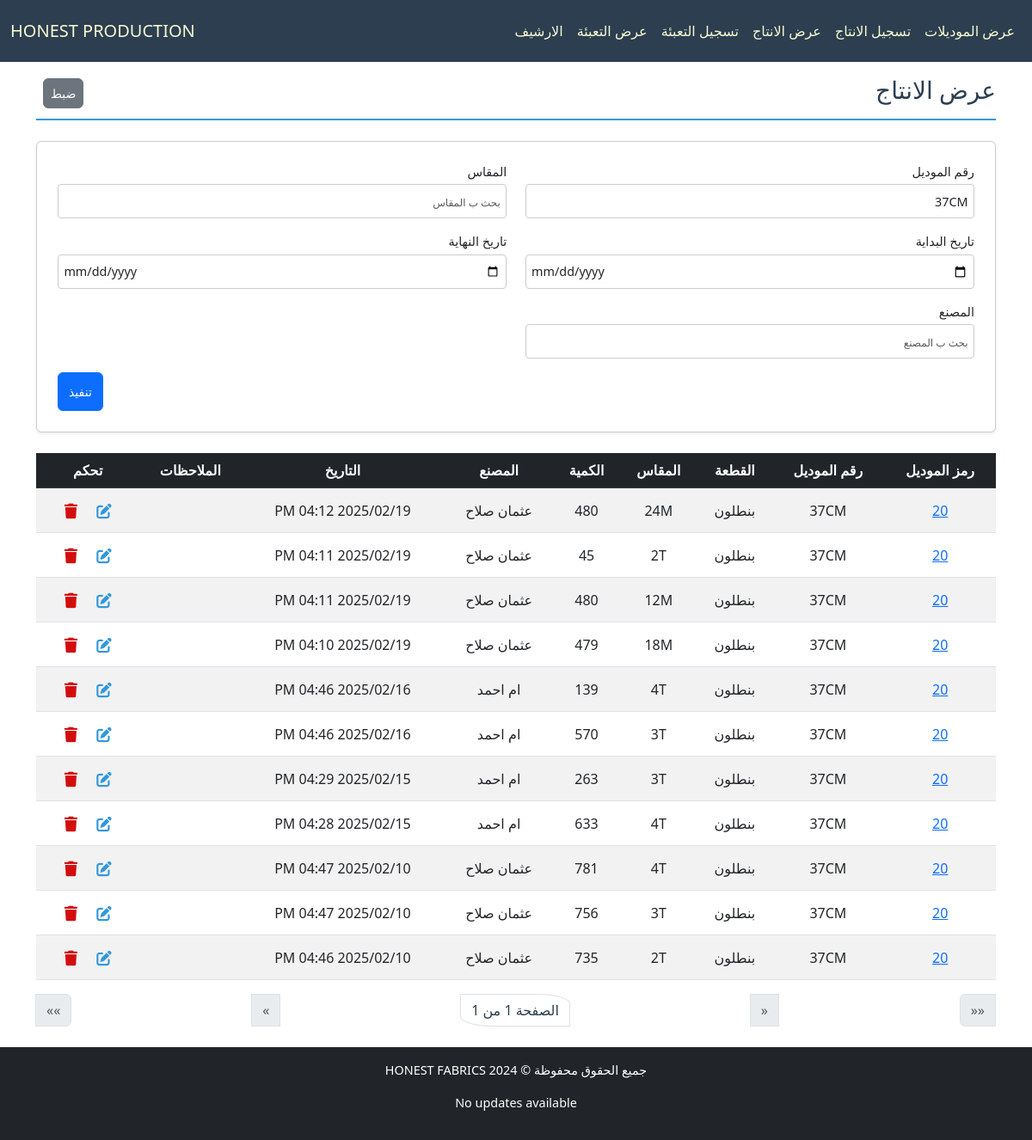
/production/production-list?model_number=37CM, run on an earlier commit of the app's database.
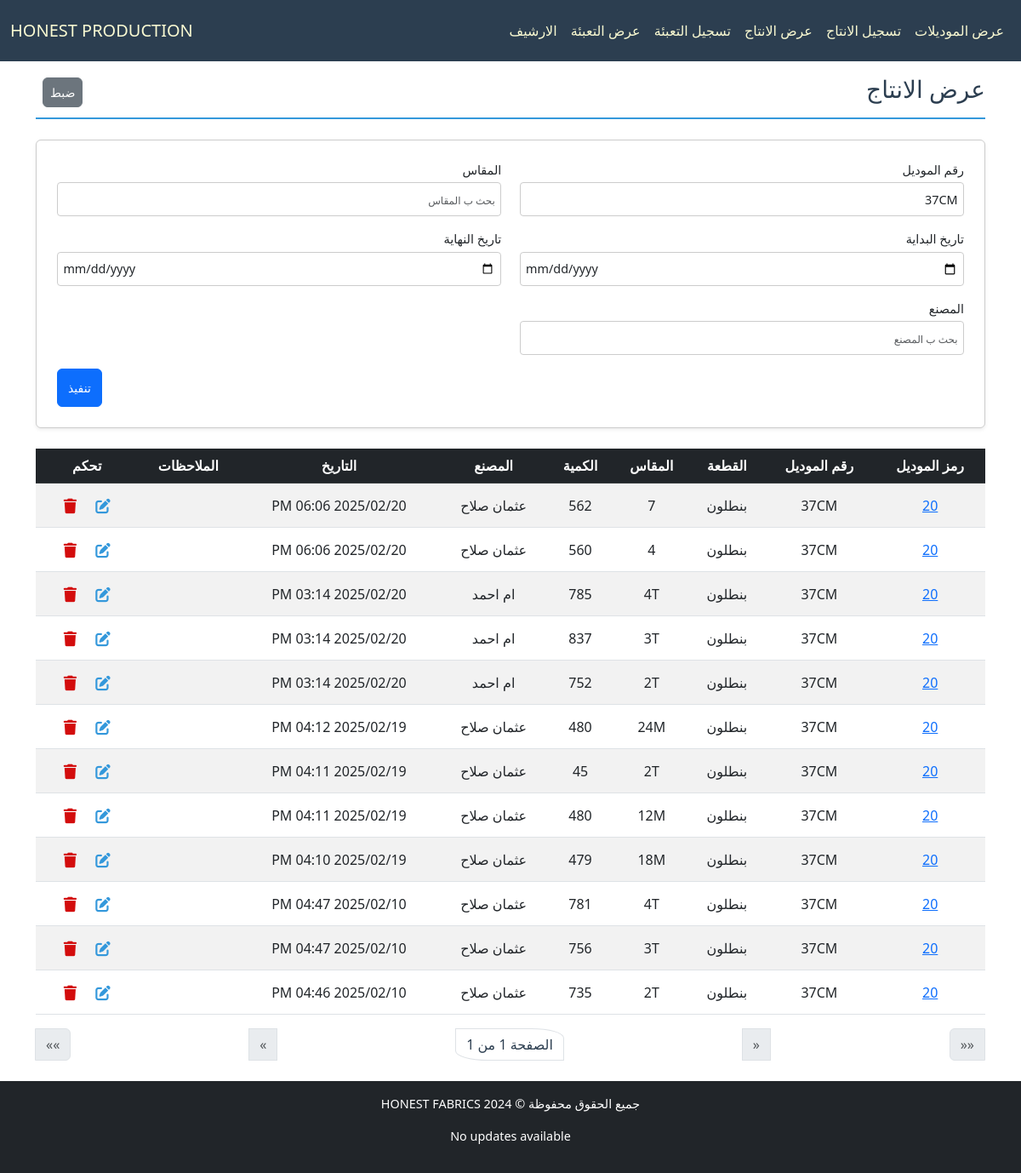
And on a later commit of the database.
### production/models.py (models this page shows, shortened)
class ProductionPiece(models.Model):
    piece = models.ForeignKey(Piece, verbose_name="القطعة", on_delete=models.CASCADE, related_name="productions")
    created_at = models.DateTimeField(verbose_name="تاريخ الإنشاء", default=now)
    used_amount = models.IntegerField(verbose_name="الكمية للانتاج", default=0, blank=True)
    factory = models.CharField(max_length=50, verbose_name="المصنع", blank=True)
    comment = models.CharField(max_length=100, verbose_name="الملاحظات", blank=True)
    class Meta:
        ordering = ['-created_at']

class Piece(models.Model):
    model = models.ForeignKey(Model, verbose_name="الموديل", on_delete=models.CASCADE, related_name="pieces")
    type = models.CharField(max_length=50, verbose_name="النوع", blank=True)
    size = models.CharField(max_length=50, verbose_name="المقاس", blank=True)
    available_amount = models.IntegerField(verbose_name="الكمية المتبقية", blank=True, default=0)
    used_amount = models.IntegerField(verbose_name="الكمية المستخدمة", default=0, blank=True)
    class Meta:
        ordering = ['size', 'type']

class Model(models.Model):
    id = models.AutoField(primary_key=True, verbose_name="الرمز")
    model_number = models.CharField(max_length=50, verbose_name="رقم الموديل", unique=True)
    created_at = models.DateTimeField(verbose_name="تاريخ الإنشاء", default=now)
    ended_at = models.DateTimeField(verbose_name="تاريخ الانتهاء", blank=True, null=True)
    shipped_at = models.DateTimeField(verbose_name="تاريخ الشحن", blank=True, null=True)
    is_archive = models.BooleanField(default=False)
    is_shipped = models.BooleanField(default=False)
    available_carton = models.IntegerField(verbose_name="الكراتين المتبقية", blank=True, default=0)
    used_carton = models.IntegerField(verbose_name="الكراتين المستخدمة", blank=True, default=0)
    class Meta:
        ordering = ["-created_at"]

### production/views.py (the view)
# urls.py: path('production-list', ProductionListingView.as_view(), name='production_list_view'),
class ProductionListingView(ListView):
    template_name = "production/list_production.html"
    model = ProductionPiece
    paginate_by = 30
    filter_fields = ["model_number", "type", "size", "start_date", "end_date", "factory"]
    def parse_date(self, date_str):
        try:
            normalized_date = date_str.replace("\\", "/")
            return datetime.strptime(normalized_date, "%Y-%m-%d")
        except (ValueError, AttributeError):
            return None
    def get_queryset(self):
        queryset = super().get_queryset()
        filters = Q()
        model_number = self.request.GET.get("model_number")
        if model_number:
            filters &= Q(piece__model__model_number__icontains=model_number)
        size = self.request.GET.get("size")
        if size:
            filters &= Q(piece__size__icontains=size)
        type = self.request.GET.get("type")
        if type:
            filters &= Q(piece__type__icontains=type)
        factory = self.request.GET.get("factory")
        if factory:
            filters &= Q(factory__icontains=factory)
        start_date = self.parse_date(self.request.GET.get("start_date"))
        end_date = self.parse_date(self.request.GET.get("end_date"))
        if start_date:
            filters &= Q(created_at__gte=start_date)
        if end_date:
            filters &= Q(created_at__lte=end_date)
        return queryset.filter(filters)
    def get_context_data(self, **kwargs):
        context = super().get_context_data(**kwargs)
        context["filter_fields"] = [
            {"field_name": "model_number", "verbose_name": "رقم الموديل", "value": self.request.GET.get("model_number", "")},
            {"field_name": "size", "verbose_name": "المقاس", "value": self.request.GET.get("size", "")},
            {"field_name": "start_date", "verbose_name": "تاريخ البداية", "value": self.request.GET.get("start_date", "")},
            {"field_name": "end_date", "verbose_name": "تاريخ النهاية", "value": self.request.GET.get("end_date", "")},
            {"field_name": "factory", "verbose_name": "المصنع", "value": self.request.GET.get("factory", "")},
        ]
        return context

### production/templates/production/list_production.html (shortened to what the changed rows need)
{% extends "cloth/layout.html" %}
{% load math_filters %}
{% block body %}
    <div class="pt-4 section-title d-flex justify-content-between align-items-center">
        <h2>عرض الانتاج</h2>
    </div>
    <form method="get" class="filter-form-flex mb-4 p-4 rounded shadow-sm">
        {% for filter_field in filter_fields %}
        <div class="form-group mb-3">
            <label for="filter_{{ forloop.counter }}" class="form-label">{{ filter_field.verbose_name }}</label>
            <input
                type="{% if filter_field.field_name in 'start_date end_date' %}date{% else %}text{% endif %}"
                id="filter_{{ forloop.counter }}"
                name="{{ filter_field.field_name }}"
                placeholder="بحث ب {{ filter_field.verbose_name }}"
                class="form-control"
                value="{{ filter_field.value }}">
        </div>
        {% endfor %}
    </form>
    <div class="table-responsive">
        <table class="table table-striped table-hover">
            <thead class="table-dark">
                <tr>
                    <th>رمز الموديل</th>
                    <th>رقم الموديل</th>
                    <th>القطعة</th>
                    <th>المقاس</th>
                    <th>الكمية</th>
                    <th>المصنع</th>
                    <th>التاريخ</th>
                    <th>الملاحظات</th>
                    <th>تحكم</th>
                </tr>
            </thead>
            <tbody>
                {% for production_item in object_list %}
                <tr class="clickable-row" data-detail_url="{% url 'model_detail_view' production_item.piece.model.id %}">
                    <td>
                        <a href="{% url 'model_detail_view' production_item.piece.model.id %}">{{ production_item.piece.model.id }}</a>
                    </td>
                    <td>{{ production_item.piece.model.model_number }}</td>
                    <td>{{ production_item.piece.type }}</td>
                    <td>{{ production_item.piece.size }}</td>
                    <td>{{ production_item.used_amount }}</td>
                    <td>{{ production_item.factory }}</td>
                    <td dir="rtl">{{ production_item.created_at|date:"Y/m/d h:i A" }}</td>
                    <td style="overflow-x:auto; max-width:100px; ">{{ production_item.comment }}</td>
                    <td>
                        <a class="px-2 btn" href="{% url 'productionpiece_edit' production_item.id %}">
                        </a>
                        <a class="px-2 btn" href="{% url 'productionpiece_delete' production_item.id %}">
                            </a>
                    </td>
                </tr>
                {% empty %}
                <tr>
                    <td colspan="9" class="text-center">لا يوجد عناصر</td>
                </tr>
                {% endfor %}
            </tbody>
        </table>
    </div>
{% endblock body %}

What changed in the data, as far as the page shows it:
removed ProductionPiece: piece.model.id "20", piece.model.model_number "37CM", piece.type "بنطلون", piece.size "4T", used_amount "139", factory "ام احمد", created_at "2025/02/16 04:46 PM"
removed ProductionPiece: piece.model.id "20", piece.model.model_number "37CM", piece.type "بنطلون", piece.size "3T", used_amount "570", factory "ام احمد", created_at "2025/02/16 04:46 PM"
removed ProductionPiece: piece.model.id "20", piece.model.model_number "37CM", piece.type "بنطلون", piece.size "3T", used_amount "263", factory "ام احمد", created_at "2025/02/15 04:29 PM"
removed ProductionPiece: piece.model.id "20", piece.model.model_number "37CM", piece.type "بنطلون", piece.size "4T", used_amount "633", factory "ام احمد", created_at "2025/02/15 04:28 PM"
added ProductionPiece: piece.model.id "20", piece.model.model_number "37CM", piece.type "بنطلون", piece.size "7", used_amount "562", factory "عثمان صلاح", created_at "2025/02/20 06:06 PM"
added ProductionPiece: piece.model.id "20", piece.model.model_number "37CM", piece.type "بنطلون", piece.size "4", used_amount "560", factory "عثمان صلاح", created_at "2025/02/20 06:06 PM"
added ProductionPiece: piece.model.id "20", piece.model.model_number "37CM", piece.type "بنطلون", piece.size "4T", used_amount "785", factory "ام احمد", created_at "2025/02/20 03:14 PM"
added ProductionPiece: piece.model.id "20", piece.model.model_number "37CM", piece.type "بنطلون", piece.size "3T", used_amount "837", factory "ام احمد", created_at "2025/02/20 03:14 PM"
added ProductionPiece: piece.model.id "20", piece.model.model_number "37CM", piece.type "بنطلون", piece.size "2T", used_amount "752", factory "ام احمد", created_at "2025/02/20 03:14 PM"
